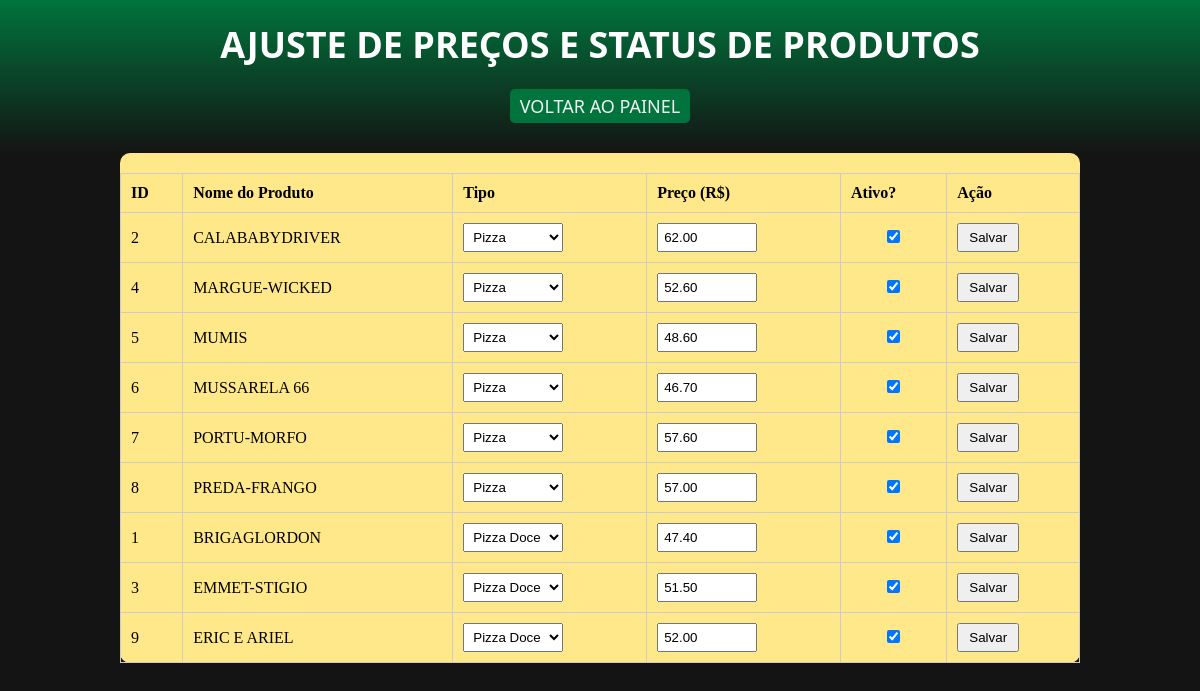
The page /alterarProduto.php on the database as committed earlier.
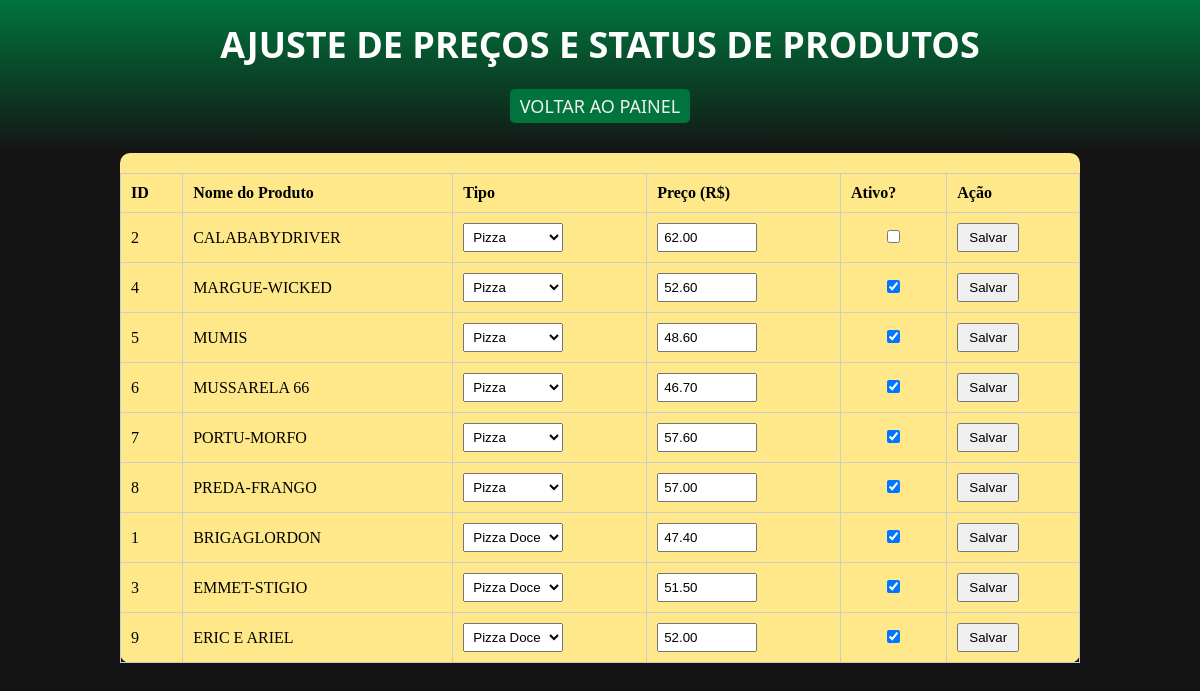
The same page on the database as committed later.
### tables this page shows
CREATE TABLE produtos (
    id INTEGER PRIMARY KEY AUTOINCREMENT NOT NULL,
    nome TEXT,
    descricao TEXT,
    tipo TEXT,
    imagem TEXT,
    preco REAL,
    ativo TINYINT(1) NOT NULL DEFAULT 1
);

### alterarProduto.php (the view, shortened to what this page needs)
<?php
require_once 'ADMIN/conexao.php';
$sql_produtos = "SELECT id, nome, preco, tipo, ativo FROM produtos ORDER BY tipo, nome ASC";
try {
    $stmt_produtos = $pdo->query($sql_produtos);
    $produtos = $stmt_produtos->fetchAll(PDO::FETCH_ASSOC);
} catch (PDOException $e) {
    die("Erro ao carregar lista de produtos: " . $e->getMessage());
}
$tipo_opcoes = ['Pizza', 'Pizza Doce', 'Sobremesa', 'Bebida'];
?>
<!DOCTYPE html>
<html lang="pt-br">
<head>
    <link rel="stylesheet" href="CSS/painel.css">
</head>
<body>
    <header>
        <h1>Ajuste de Preços e Status de Produtos</h1>
        <a href="painel.php">Voltar ao Painel</a>
    </header>
    <main>
        <table>
            <thead>
                <tr>
                    <th>ID</th>
                    <th>Nome do Produto</th>
                    <th>Tipo</th>
                    <th>Preço (R$)</th>
                    <th>Ativo?</th>
                    <th>Ação</th>
                </tr>
            </thead>
            <tbody>
                <?php foreach ($produtos as $produto): ?>
                    <form action="alterarProduto.php" method="POST">
                        <tr>
                            <td><?php echo $produto['id']; ?></td>
                            <td><?php echo htmlspecialchars($produto['nome']); ?></td>
                            <td>
                                <select name="tipo" required>
                                    <?php foreach ($tipo_opcoes as $tipo): ?>
                                        <option value="<?php echo $tipo; ?>" <?php echo ($tipo == $produto['tipo']) ? 'selected' : ''; ?>>
                                            <?php echo $tipo; ?>
                                        </option>
                                    <?php endforeach; ?>
                                </select>
                            </td>
                            <td>
                                <input type="number" name="preco" step="0.01" min="0" value="<?php echo number_format($produto['preco'], 2, '.', ''); ?>" required>
                            </td>
                            <td style="text-align: center;">
                            <input type="checkbox" name="ativo" value="1"
                            <?php echo ($produto['ativo'] == 1) ? 'checked' : ''; ?>>
                            </td>
                            <td class="submit-cell">
                                <button type="submit" name="submit_update">Salvar</button>
                            </td>
                        </tr>
                    </form>
                <?php endforeach; ?>
            </tbody>
        </table>
    </main>
</body>
</html>

### CSS/painel.css (style rules this page uses)
* { margin: 0; padding: 0; box-sizing: border-box; scroll-behavior: smooth; }
:root { --cor1: #00d870; --cor2: #00bf63; --cor3: #00743c; --cor4: #ff6565; --cor5: #ff2056; --cor6: #af002a; --cor7: #ffe88a; --cor8: #ffde59; --cor9: #141414; --cor10: #f1f1f1; --cor11: #33333b; }
body { overflow-x: hidden; background-color: var(--cor9); display: flex; flex-direction: column; align-items: center; }
header { background-image: linear-gradient( var(--cor3), var(--cor9)); display: flex; align-items: center; flex-direction: column; width: 100%; padding-bottom: 30px; color: white; text-transform: uppercase; }
h1 { margin: 20px 0; font-family: 'Segoe UI', Tahoma, Geneva, Verdana, sans-serif; font-size: 3vw; }
main { background-color: var(--cor7); border-radius: 10px; width: 80%; }
header a { font-size: 1.5vw; color: var(--cor10); font-family: 'Segoe UI', Tahoma, Geneva, Verdana, sans-serif; background-color: var(--cor3); text-decoration: none; padding: 5px 10px; text-transform: uppercase; border-radius: 5px; transition: 0.4s all; }

### alterarProduto.php (style rules this page uses)
table { width: 100%; border-collapse: collapse; margin-top: 20px; }
th, td { border: 1px solid #ccc; padding: 10px; text-align: left; }
input[type="number"], select { width: 100px; padding: 5px; }
.submit-cell button { padding: 5px 10px; cursor: pointer; }

Rows that differ between the two databases and show on the page:
changed produtos "CALABABYDRIVER": ativo "☑" → "☐"
